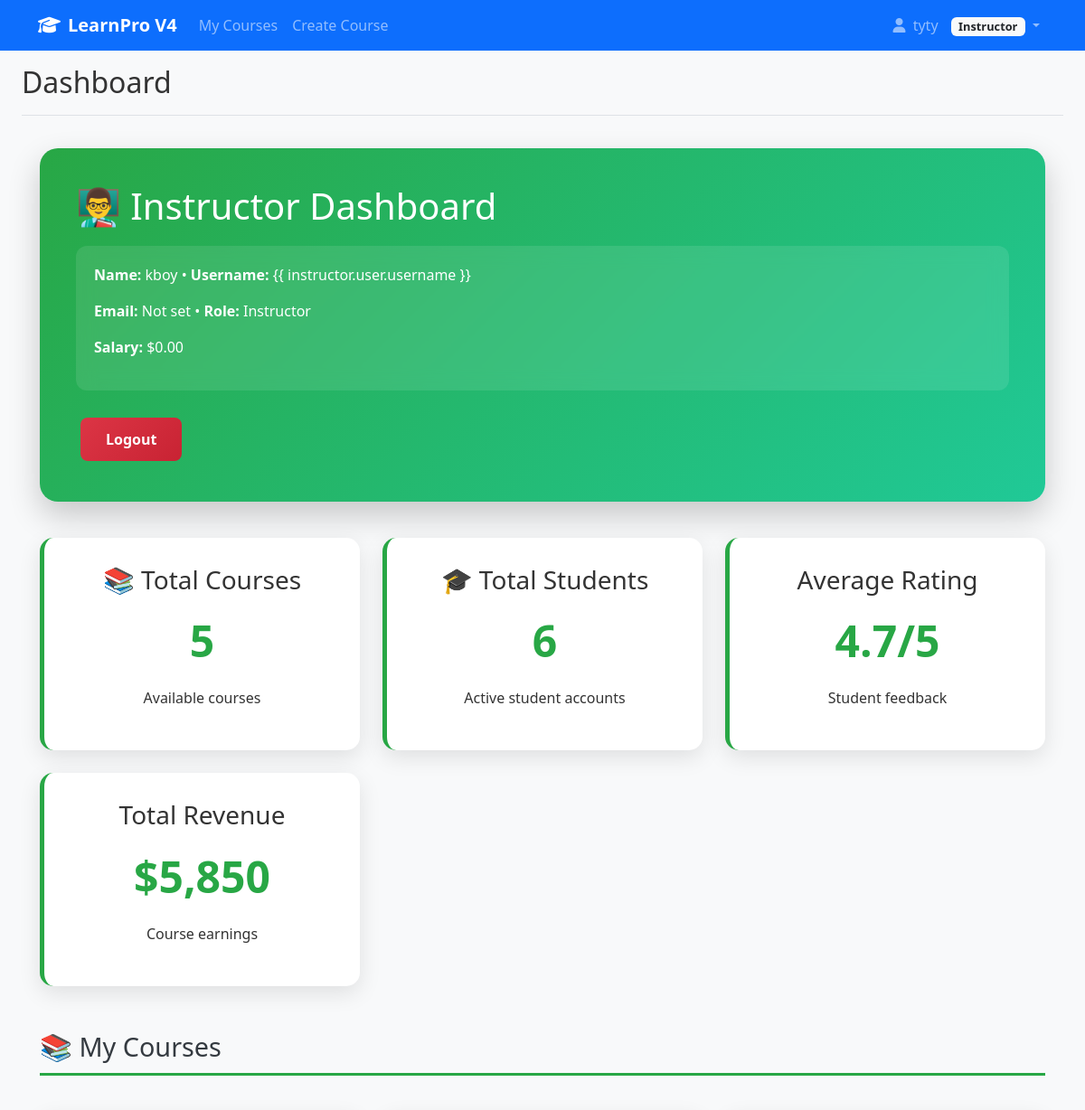
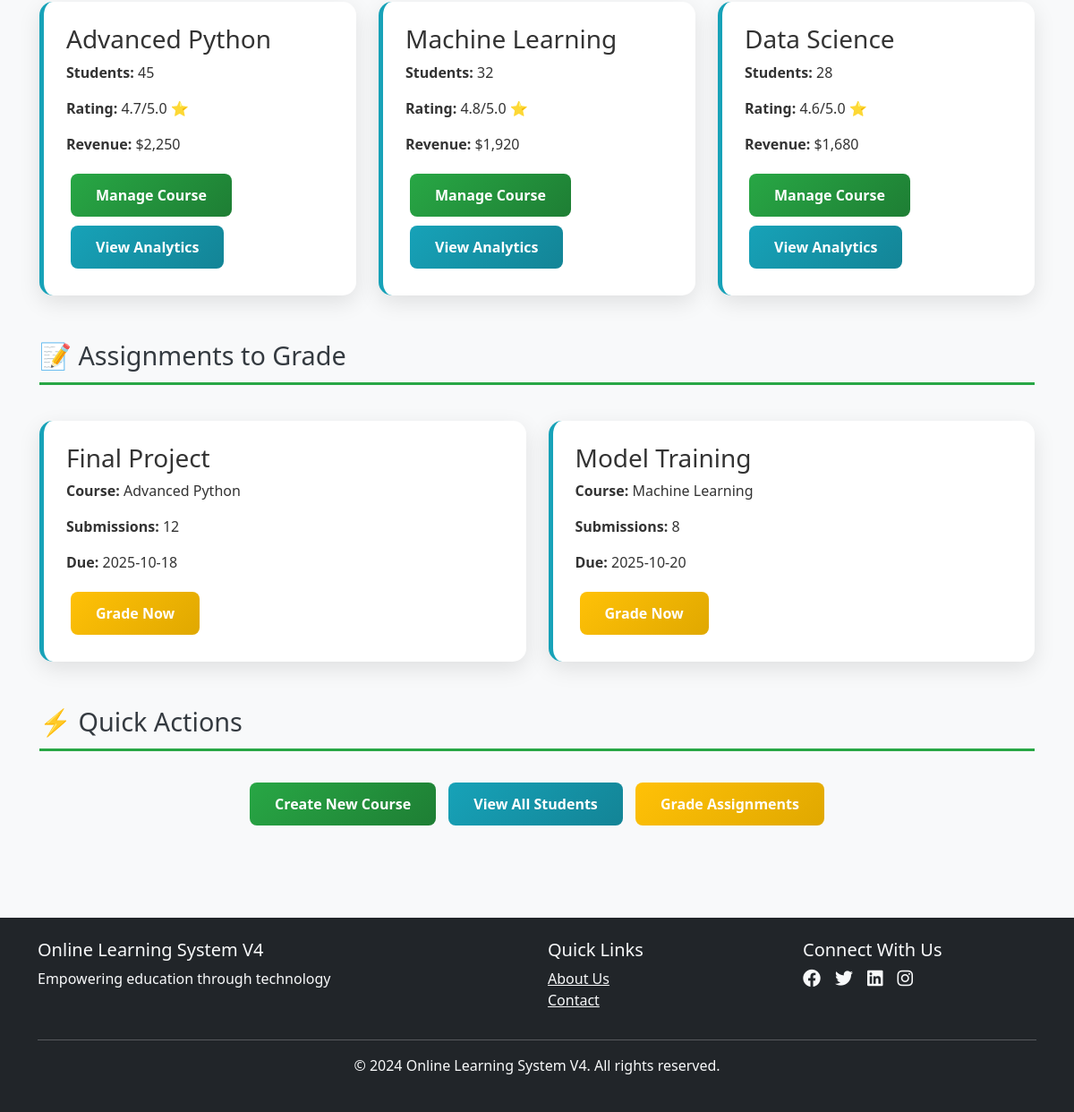
Screenshot of /dashboard/instructor/ (signed in) with the database file from the repository (2 pictures, top to bottom).
### users/models.py (models this page shows, shortened)
class User(AbstractUser):
    ROLE_CHOICES = (
        ('student', 'Student'),
        ('instructor', 'Instructor'),
        ('employee', 'Employee'),
    )
    role = models.CharField(max_length=20, choices=ROLE_CHOICES)

class Instructor(models.Model):
    user = models.OneToOneField(settings.AUTH_USER_MODEL, on_delete=models.CASCADE)
    name = models.CharField(max_length=100)
    phone = models.CharField(max_length=20)
    address = models.TextField()
    date_of_birth = models.DateField(blank=True, null=True)
    bio = models.TextField(blank=True)
    salary = models.DecimalField(max_digits=12, decimal_places=2,null=True)

### users/decorators.py (the view)
    def wrapper(request, *args, **kwargs):
        if 'user_id' in request.session:
            from .models import User
            try:
                user = User.objects.get(id=request.session['user_id'])
                if user.role == 'instructor':
                    return view_func(request, *args, **kwargs)
                else:
                    messages.error(request, "Instructor access required.")
                    return redirect('/dashboard/')
            except User.DoesNotExist:
                return redirect('/login/')
        else:
            return redirect('/login/')

### dashboard/views.py (called while the page is built)
def get_current_user(request):
    if 'user_id' in request.session:
        try:
            return User.objects.get(id=request.session['user_id'])
        except User.DoesNotExist:
            return None
    return None

@instructor_required
def instructor_dashboard(request):
    user = get_current_user(request)
    instructor = Instructor.objects.get(user=user)
    total_students = Student.objects.count()
    total_course = Course.objects.count()
    context = {
        'instructor': instructor,
        'total_students': total_students,
        'total_courses': total_course,
        'own_courses': [
            {'name': 'Advanced Python', 'students': 45, 'rating': 4.7, 'revenue': '$2,250'},
            {'name': 'Machine Learning', 'students': 32, 'rating': 4.8, 'revenue': '$1,920'},
        ]
    }
    return render(request, 'dashboard/instructor_dashboard.html', context)

### dashboard/templates/dashboard/instructor_dashboard.html (shortened to what this page needs)
{% extends 'base.html' %}
{% block content %}
<!DOCTYPE html>
<html>
<head>
</head>
<body>
    <div class="dashboard-container">
        <div class="header">
            <div class="welcome-section">
                <h1>👨‍🏫 Instructor Dashboard</h1>
                <div class="user-info">
                    <p><strong>Name:</strong> {{ instructor.name }} • <strong>Username:</strong> {{
                        instructor.user.username }}</p>
                    <p><strong>Email:</strong> {{ instructor.user.email|default:"Not set" }} • <strong>Role:</strong>
                        Instructor</p>
                    <p><strong>Salary:</strong> ${{ instructor.salary }}
                </div>
                <div style="margin-top: 25px;">
                    <a href="/logout/" class="btn btn-logout">Logout</a>
                </div>
            </div>
        </div>
        <div class="stats-grid">
            <div class="stat-card">
                <h3>📚 Total Courses</h3>
                <div class="stat-number">{{total_courses }}</div>
                <p>Available courses</p>
            </div>
            <div class="stat-card">
                <h3>🎓 Total Students</h3>
                <div class="stat-number">{{total_students }}</div>
                <p>Active student accounts</p>
            </div>
            <div class="stat-card">
                <h3>Average Rating</h3>
                <div class="stat-number">4.7/5</div>
                <p>Student feedback</p>
            </div>
            <div class="stat-card">
                <h3>Total Revenue</h3>
                <div class="stat-number">$5,850</div>
                <p>Course earnings</p>
            </div>
        </div>
        <h2 class="section-title">📚 My Courses</h2>
        <div class="courses-grid">
            <div class="course-card">
                <h3>Advanced Python</h3>
                <p><strong>Students:</strong> 45</p>
                <p><strong>Rating:</strong> 4.7/5.0 ⭐</p>
                <p><strong>Revenue:</strong> $2,250</p>
                <button class="btn">Manage Course</button>
                <button class="btn btn-secondary">View Analytics</button>
            </div>
            <div class="course-card">
                <h3>Machine Learning</h3>
                <p><strong>Students:</strong> 32</p>
                <p><strong>Rating:</strong> 4.8/5.0 ⭐</p>
                <p><strong>Revenue:</strong> $1,920</p>
                <button class="btn">Manage Course</button>
                <button class="btn btn-secondary">View Analytics</button>
            </div>
            <div class="course-card">
                <h3>Data Science</h3>
                <p><strong>Students:</strong> 28</p>
                <p><strong>Rating:</strong> 4.6/5.0 ⭐</p>
                <p><strong>Revenue:</strong> $1,680</p>
                <button class="btn">Manage Course</button>
                <button class="btn btn-secondary">View Analytics</button>
            </div>
        </div>
        <h2 class="section-title">📝 Assignments to Grade</h2>
        <div class="courses-grid">
            <div class="course-card">
                <h3>Final Project</h3>
                <p><strong>Course:</strong> Advanced Python</p>
                <p><strong>Submissions:</strong> 12</p>
                <p><strong>Due:</strong> 2025-10-18</p>
                <button class="btn btn-warning">Grade Now</button>
            </div>
            <div class="course-card">
                <h3>Model Training</h3>
                <p><strong>Course:</strong> Machine Learning</p>
                <p><strong>Submissions:</strong> 8</p>
                <p><strong>Due:</strong> 2025-10-20</p>
                <button class="btn btn-warning">Grade Now</button>
            </div>
        </div>
        <h2 class="section-title">⚡ Quick Actions</h2>
        <div style="text-align: center; margin: 30px 0;">
            <a href="/courses/" class="btn">Create New Course</a>
            <a href="/students/" class="btn btn-secondary">View All Students</a>
            <button class="btn btn-warning">Grade Assignments</button>
        </div>
    </div>
</body>
</html>
{% endblock %}

### templates/base.html (shortened to what this page needs)
<!DOCTYPE html>
<html lang="en">
<head>
    <link href="https://cdn.jsdelivr.net/npm/bootstrap@5.3.0/dist/css/bootstrap.min.css" rel="stylesheet">
    <link rel="stylesheet" href="https://cdnjs.cloudflare.com/ajax/libs/font-awesome/6.4.0/css/all.min.css">
</head>
<body>
    <nav class="navbar navbar-expand-lg navbar-dark bg-primary">
        <div class="container">
            <a class="navbar-brand" href="{% url 'home' %}">
                <i class="fas fa-graduation-cap me-2"></i>LearnPro V4
            </a>
            <div class="collapse navbar-collapse" id="navbarNav">
                <ul class="navbar-nav me-auto">
                    {% if user.is_authenticated and user.role == 'instructor' %}
                    <li class="nav-item">
                        <a class="nav-link" href="{% url 'instructor_dashboard' %}">My Courses</a>
                    </li>
                    <li class="nav-item">
                        <a class="nav-link" href="{% url 'instructor_create_course' %}">Create Course</a>
                    </li>
                    {% endif %}
                </ul>
                <ul class="navbar-nav">
                    {% if user.is_authenticated %}
                        <li class="nav-item dropdown">
                            <a class="nav-link dropdown-toggle" href="#" id="userDropdown" role="button" data-bs-toggle="dropdown">
                                <i class="fas fa-user me-1"></i>
                                {{ user.get_full_name|default:user.username }}
                                <span class="badge bg-light text-dark role-badge">
                                    {{ user.get_role_display }}
                                </span>
                            </a>
                        </li>
                    {% endif %}
                </ul>
            </div>
        </div>
    </nav>
    <div class="container-fluid">
        <div class="row">
            <main class="col-12 px-md-4">
                <div class="d-flex justify-content-between flex-wrap flex-md-nowrap align-items-center pt-3 pb-2 mb-3 border-bottom">
                    <h1 class="h2">{% block page_title %}Dashboard{% endblock %}</h1>
                </div>
                {% block content %}{% endblock %}
            </main>
        </div>
    </div>
    <footer class="bg-dark text-light py-4 mt-5">
        <div class="container">
            <div class="row">
                <div class="col-md-6">
                    <h5>Online Learning System V4</h5>
                    <p>Empowering education through technology</p>
                </div>
                <div class="col-md-3">
                    <h5>Quick Links</h5>
                    <ul class="list-unstyled">
                        <li><a href="#" class="text-light">About Us</a></li>
                        <li><a href="#" class="text-light">Contact</a></li>
                    </ul>
                </div>
                <div class="col-md-3">
                    <h5>Connect With Us</h5>
                    <div class="d-flex">
                        <a href="#" class="text-light me-3"><i class="fab fa-facebook fa-lg"></i></a>
                        <a href="#" class="text-light me-3"><i class="fab fa-twitter fa-lg"></i></a>
                        <a href="#" class="text-light me-3"><i class="fab fa-linkedin fa-lg"></i></a>
                        <a href="#" class="text-light"><i class="fab fa-instagram fa-lg"></i></a>
                    </div>
                </div>
            </div>
            <hr class="bg-light">
            <div class="text-center">
                <p>&copy; 2024 Online Learning System V4. All rights reserved.</p>
            </div>
        </div>
    </footer>
</body>
</html>

### templates/base.html (style rules this page uses)
.navbar-brand { font-weight: bold; }
.role-badge { font-size: 0.8rem; margin-left: 10px; }

### dashboard/templates/dashboard/instructor_dashboard.html (style rules this page uses)
:root { --primary: #28a745; --secondary: #17a2b8; --warning: #ffc107; --danger: #dc3545; --dark: #343a40; }
body { font-family: 'Segoe UI', Tahoma, Geneva, Verdana, sans-serif; margin: 0; padding: 0; background: #f8f9fa; color: #333; }
.dashboard-container { max-width: 1400px; margin: 0 auto; padding: 20px; }
.header { background: linear-gradient(135deg, #28a745 0%, #20c997 100%); color: white; padding: 40px; border-radius: 20px; margin-bottom: 40px; box-shadow: 0 15px 35px rgba(0, 0, 0, 0.2); }
.user-info { background: rgba(255, 255, 255, 0.1); padding: 20px; border-radius: 12px; margin: 20px 0; backdrop-filter: blur(10px); }
.stats-grid { display: grid; grid-template-columns: repeat(auto-fit, minmax(280px, 1fr)); gap: 25px; margin: 40px 0; }
.stat-card { background: white; padding: 30px; border-radius: 15px; box-shadow: 0 8px 25px rgba(0, 0, 0, 0.1); text-align: center; border-left: 5px solid var(--primary); }
.stat-number { font-size: 3em; font-weight: bold; color: var(--primary); margin: 15px 0; }
.courses-grid { display: grid; grid-template-columns: repeat(auto-fit, minmax(350px, 1fr)); gap: 25px; margin: 40px 0; }
.course-card { background: white; padding: 25px; border-radius: 15px; box-shadow: 0 8px 25px rgba(0, 0, 0, 0.1); border-left: 5px solid var(--secondary); }
.btn { display: inline-block; padding: 12px 28px; background: linear-gradient(135deg, var(--primary), #1e7e34); color: white; text-decoration: none; border-radius: 8px; border: none; cursor: pointer; font-weight: 600; transition: all 0.3s; margin: 5px; }
.btn-secondary { background: linear-gradient(135deg, var(--secondary), #138496); }
.btn-warning { background: linear-gradient(135deg, var(--warning), #e0a800); }
.btn-logout { background: linear-gradient(135deg, var(--danger), #c82333); }
.section-title { color: var(--dark); margin: 50px 0 25px 0; font-size: 1.8em; border-bottom: 3px solid var(--primary); padding-bottom: 12px; }

### rows the page displays
User: get_full_name "tyty", role "Instructor"
Instructor: name "kboy", user.email "Not set", salary "0.00"

### other values shown
{{ total_courses }} "5"
{{ total_students }} "6"
